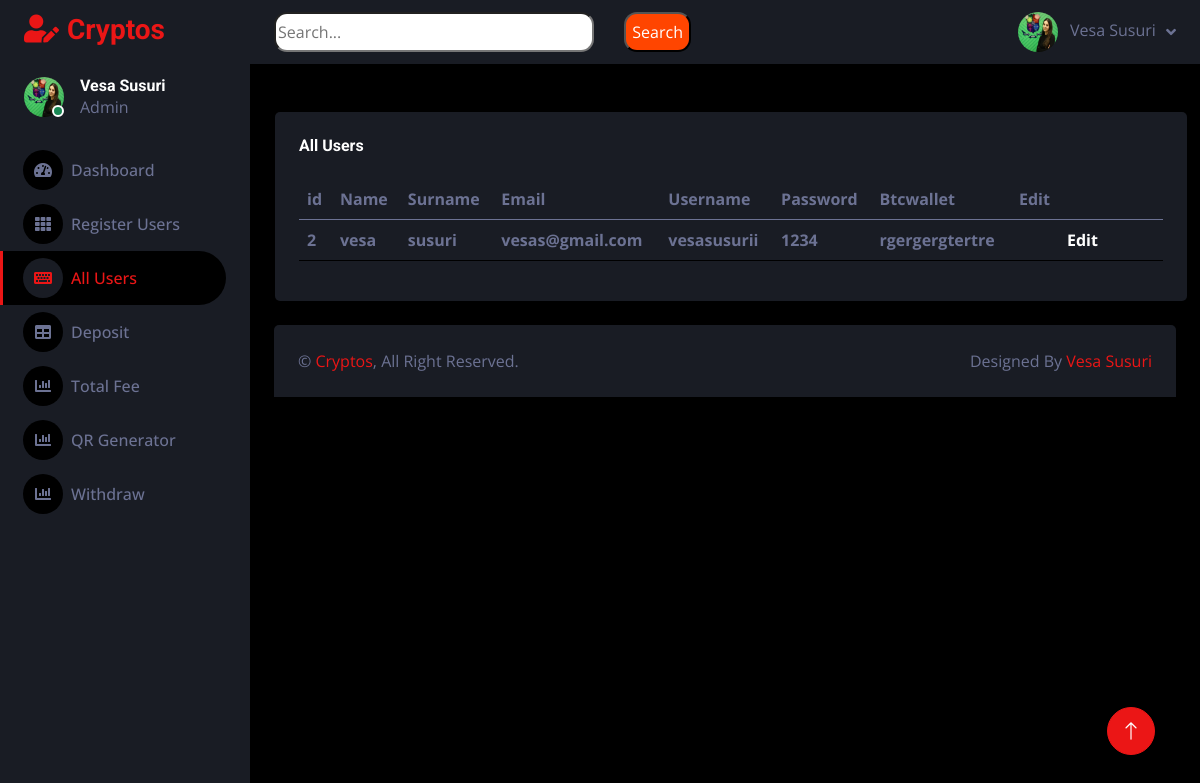
Before: /admin2/allUsers.php with the older database file.
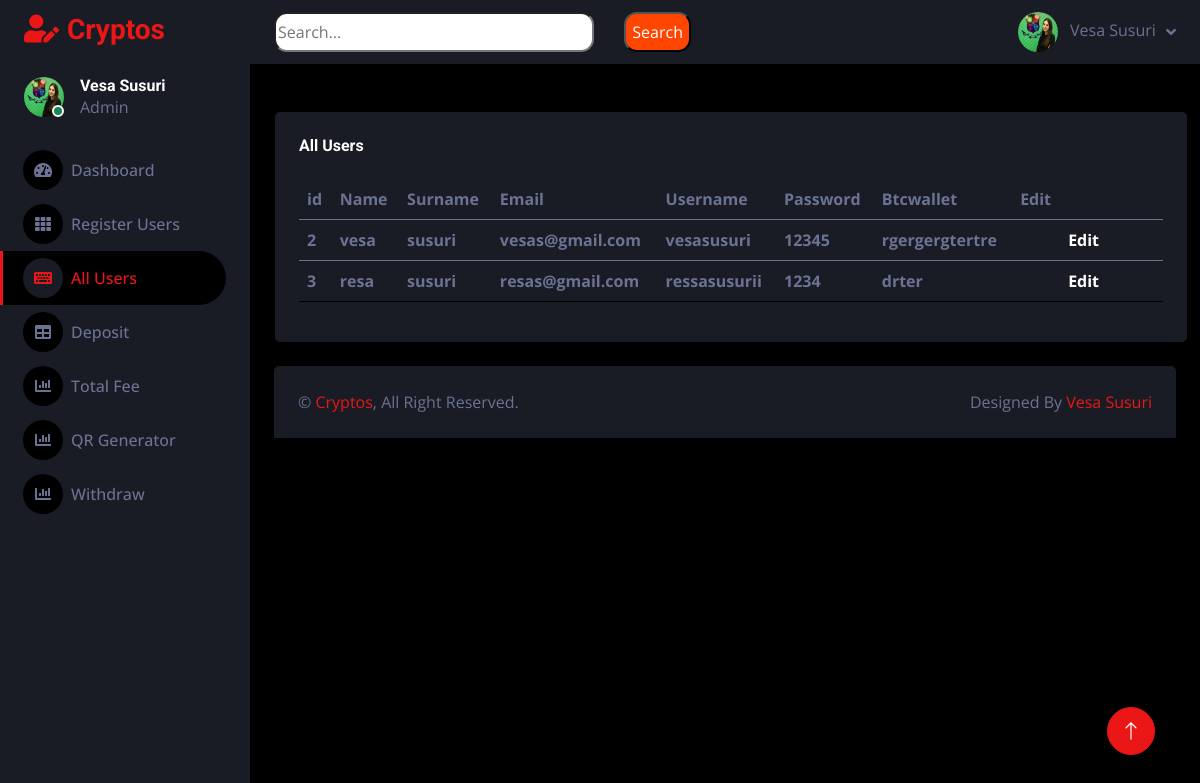
After: the same page with the newer database file.
### tables this page shows
CREATE TABLE `regjistrimi` (
  `id` int(255) NOT NULL,
  `emri` varchar(255) DEFAULT NULL,
  `mbiemri` varchar(255) DEFAULT NULL,
  `email` varchar(255) DEFAULT NULL,
  `username` varchar(255) DEFAULT NULL,
  `passwordi` varchar(255) DEFAULT NULL,
  `hash` varchar(255) DEFAULT NULL
);

### admin2/allUsers.php (the view, shortened to what the changed rows need)
<!DOCTYPE html>
<html lang="en">
<head>
    <link href="https://cdnjs.cloudflare.com/ajax/libs/font-awesome/5.10.0/css/all.min.css" rel="stylesheet">
    <link href="https://cdn.jsdelivr.net/npm/bootstrap-icons@1.4.1/font/bootstrap-icons.css" rel="stylesheet">
    <link href="lib/owlcarousel/assets/owl.carousel.min.css" rel="stylesheet">
    <link href="lib/tempusdominus/css/tempusdominus-bootstrap-4.min.css" rel="stylesheet" />
    <link href="css/bootstrap.min.css" rel="stylesheet">
    <link href="css/style.css" rel="stylesheet">
</head>
<body>
    <div class="container-fluid position-relative d-flex p-0">
        <div class="content">
            <br><br>
            <div class="col-sm-12 col-xl-6" style="margin-left:25px; width:96%;">
                 <div class="bg-secondary rounded h-100 p-4">
                    <table class="table table-hover">
                        <thead>
                         <tr>
                            <th scope="col">id</th>
                            <th scope="col">Name</th>
                            <th scope="col">Surname</th>
                            <th scope="col">Email</th>
                            <th scope="col">Username</th>
                            <th scope="col">Password</th>
                            <th scope="col">Btcwallet</th>
                            <th scope="col">Edit</th>
                          </tr>
                        </thead>
                        <?php
                            $con = mysqli_connect("localhost", "root", "", "crypto");
                mysqli_select_db($con, "crypto");
                $select_produktet = "select * from regjistrimi";
                $run_produktet = mysqli_query($con, $select_produktet);
                while ($row = mysqli_fetch_array($run_produktet)) {
                    $id = $row['id'];
                    $emri = $row['emri'];
                    $mbiemri = $row['mbiemri'];
                    $email = $row['email'];
                    $username = $row['username'];
                    $passwordi = $row['passwordi'];
                    $hash = $row['hash'];
                ?>
                        <tbody>
                            <tr>
                            <th scope="row">
                              <?php echo $id; ?>
                            </th>
                            <th scope="row">
                            <?php echo $emri; ?>
                            </th>
                            <th scope="row">
                            <?php echo $mbiemri; ?>
                            </th>
                            <th scope="row">
                            <?php echo $email; ?>
                            </th>
                            <th scope="row">
                            <?php echo $username; ?>
                            </th>
                            <th scope="row">
                            <?php echo $passwordi; ?>
                            </th>
                            <th scope="row">
                            <?php echo $hash; ?>
                            </th>
                            <th scope="row">
                             <a href="edit_users.php?edit=<?php echo $id; ?>" class=" flex justify-center items-center text-white bg-blue-700 hover:bg-blue-800 focus:ring-4 focus:ring-blue-300 font-medium rounded-lg text-sm px-5 py-2.5 mr-2 mb-2 dark:bg-blue-600 dark:hover:bg-blue-700 focus:outline-none dark:focus:ring-blue-800">Edit</a>
                            </th>
                                </tbody>
                                <?php } ?>
                            </table>
                        </div>
                    </div>
        </div>
    </div>
</body>
</html>

Changed rows visible on the page:
changed regjistrimi "vesa": username "vesasusurii" → "vesasusuri"; passwordi "1234" → "12345"
added regjistrimi: id "3", emri "resa", mbiemri "susuri", email "resas@gmail.com", username "ressasusurii", passwordi "1234", hash "drter"
